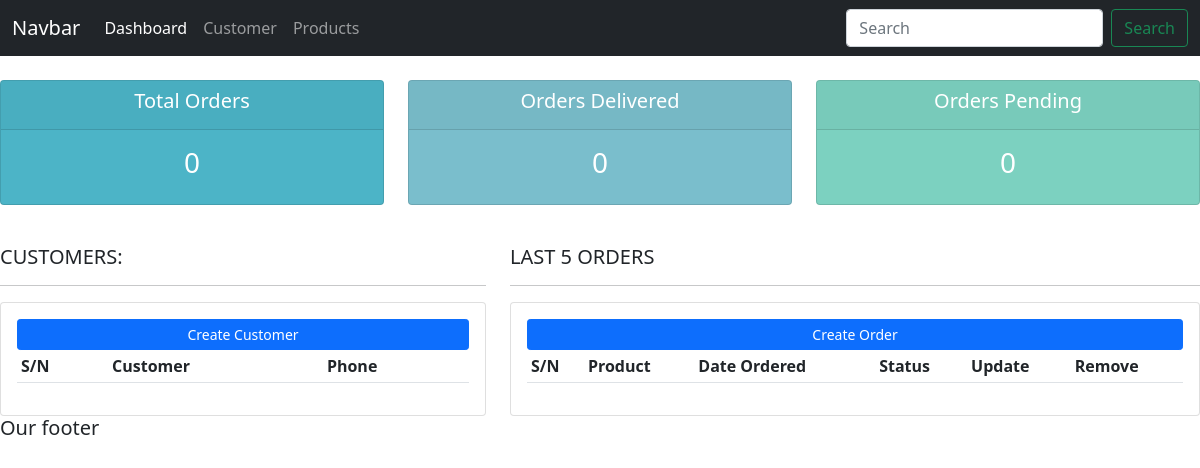
The app's page /, older data.
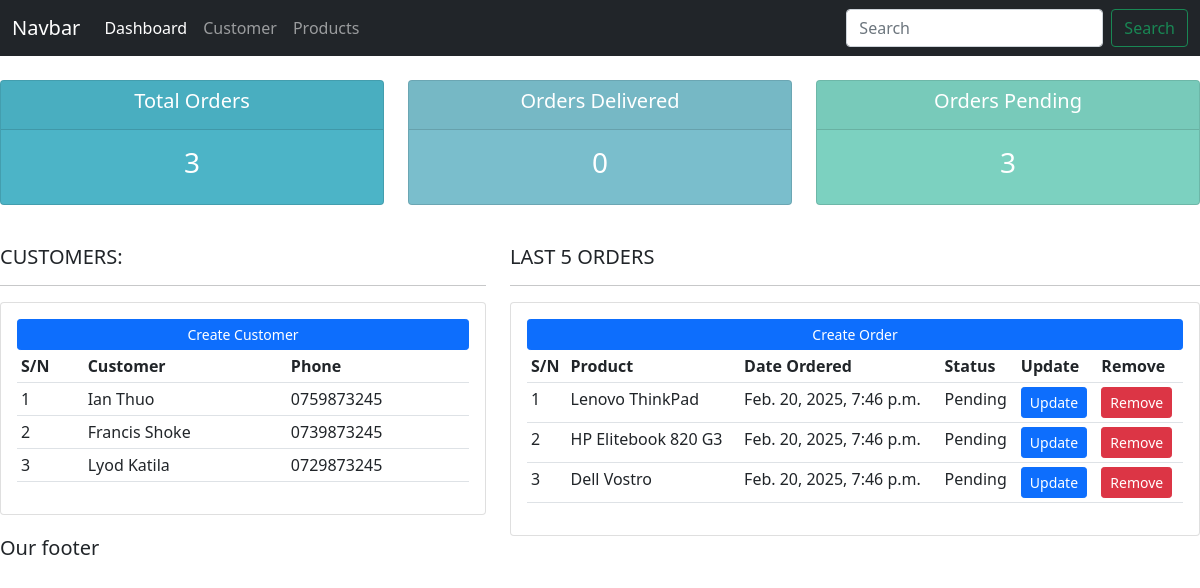
The same page, newer data.
### accounts/models.py (models this page shows, shortened)
class Customer(models.Model):
    name = models.CharField(max_length=200, null=True)
    phone = models.CharField(max_length=200, null=True)
    email = models.CharField(max_length=200, null=True)
    date_created = models.DateTimeField(auto_now_add=True, null=True)

class Order(models.Model):
    STATUS = (
        ('Pending', 'Pending'),
        ('Out for delivery', 'Out for delivery'),
        ('Delivered', 'Delivered'),
    )
    customer = models.ForeignKey(Customer, null=True, on_delete=models.SET_NULL)
    product = models.ForeignKey(Product, null=True, on_delete=models.SET_NULL)
    status = models.CharField(max_length=200, null=True, choices=STATUS)
    date_created = models.DateTimeField(auto_now_add=True, null=True)

class Product(models.Model):
    CATEGORY = (
        ('Desktop', 'Desktop'),
        ('Laptop', 'Laptop'),
    )
    name = models.CharField(max_length=200, null=True)
    price = models.FloatField(null=True)
    category = models.CharField(max_length=200, null=True, choices=CATEGORY)
    description = models.CharField(max_length=200, null=True)
    date_created = models.DateTimeField(auto_now_add=True, null=True)
    tags = models.ManyToManyField(Tag)
    def __str__(self):
        return self.name

### accounts/views.py (the view)
# urls.py: path('', views.home, name="home"),
def home(request):
    customers = Customer.objects.all()
    orders = Order.objects.all()
    total_orders = orders.count()
    orders_deliv = orders.filter(status='Delivered').count()
    orders_pending = orders.filter(status='Pending').count()
    context = {
        'customers': customers,
        'orders': orders,
        'total_orders': total_orders,
        'orders_d': orders_deliv,
        'orders_p': orders_pending
    }
    return render(request, 'accounts/dashboard.html', context)

### accounts/templates/accounts/dashboard.html
{% extends 'accounts/base.html' %}
{% block ufala %}
{% include "accounts/status.html" %}
<br>
<div class="row">
    <div class="col-md-5">
        <h5>CUSTOMERS:</h5>
        <hr>
        <div class="card card-body">
            <a href="" class="btn btn-primary btn-sm btn-block">Create Customer</a>
            <table class="table table-sm">
                <tr>
                    <th>S/N</th>
                    <th>Customer</th>
                    <th>Phone</th>
                </tr>
                {% for customer in customers %}
                <tr>
                    <td>{{forloop.counter}}</td>
                    <td>{{customer.name}}</td>
                    <td>{{customer.phone}}</td>
                </tr>
                {% endfor %}
            </table>
        </div>
    </div>
    <div class="col-md-7">
        <h5>LAST 5 ORDERS</h5>
        <hr>
        <div class="card card-body">
            <a href="" class="btn btn-primary btn-sm btn-block">Create Order</a>
            <table class="table table-sm">
                <tr>
                    <th>S/N</th>
                    <th>Product</th>
                    <th>Date Ordered</th>
                    <th>Status</th>
                    <th>Update</th>
                    <th>Remove</th>
                </tr>
                {% for order in orders %}
                <tr>
                    <td>{{forloop.counter}}</td>
                    <td>{{order.product}}</td>
                    <td>{{order.date_created}}</td>
                    <td>{{order.status}}</td>
                    <td><a href="" class="btn btn-sm btn-primary">Update</a></td>
                    <td><a href="" class="btn btn-sm btn-danger">Remove</a></td>
                </tr>
                {% endfor %}
            </table>
        </div>
    </div>
</div>
{% endblock %}

### accounts/templates/accounts/base.html (shortened to what this page needs)
{% load static %}
<!DOCTYPE html>
<html lang="en">
<head>
    <link href="https://cdn.jsdelivr.net/npm/bootstrap@5.0.2/dist/css/bootstrap.min.css" rel="stylesheet">
    <link rel="stylesheet" href="{% static '/css/main.css' %}">
</head>
<body>
    {% include "accounts/navbar.html" %}
    {% block ufala %}
    {% endblock %}
    <h5>Our footer</h5>
</body>
</html>

### accounts/templates/accounts/navbar.html (shortened to what this page needs)
<nav class="navbar navbar-expand-lg navbar-dark bg-dark">
    <div class="container-fluid">
      <a class="navbar-brand" href="#">Navbar</a>
      <div class="collapse navbar-collapse" id="navbarSupportedContent">
        <ul class="navbar-nav me-auto mb-2 mb-lg-0">
          <li class="nav-item">
            <a class="nav-link active" aria-current="page" href="#">Dashboard</a>
          </li>
          <li class="nav-item">
            <a class="nav-link" href="#">Customer</a>
          </li>
          <li class="nav-item">
            <a class="nav-link" href="#">Products</a>
          </li>
        </ul>
        <form class="d-flex">
          <input class="form-control me-2" type="search" placeholder="Search" aria-label="Search">
          <button class="btn btn-outline-success" type="submit">Search</button>
        </form>
      </div>
    </div>
  </nav>

### accounts/templates/accounts/status.html
<br>
<div class="row">
    <div class="col">
        <div class="col-md">
            <div class="card text-center text-white mb-3" id="total-orders">
                <div class="card-header">
                    <h5 class="card-title">Total Orders</h5>
                </div>
                <div class="card-body">
                    <h3 class="card-title">{{total_orders}}</h3>
                </div>
            </div>
        </div>
    </div>
    <div class="col">
        <div class="col-md">
            <div class="card text-center text-white mb-3" id="orders-delivered">
                <div class="card-header">
                    <h5 class="card-title">Orders Delivered</h5>
                </div>
                <div class="card-body">
                    <h3 class="card-title">{{orders_d}}</h3>
                </div>
            </div>
        </div>
    </div>
    <div class="col">
        <div class="col-md">
            <div class="card text-center text-white mb-3" id="orders-pending">
                <div class="card-header">
                    <h5 class="card-title">Orders Pending</h5>
                </div>
                <div class="card-body">
                    <h3 class="card-title">{{orders_p}}</h3>
                </div>
            </div>
        </div>
    </div>
</div>

### static/css/main.css (style rules this page uses)
#total-orders { background-color: #4cb4c7; }
#orders-delivered { background-color: #7abecc; }
#orders-pending { background-color: #7cd1c0; }

Row changes from the older to the newer data that the page shows:
added Customer: name "Ian Thuo", phone "0759873245"
added Customer: name "Francis Shoke", phone "0739873245"
added Customer: name "Lyod Katila", phone "0729873245"
added Order: product "Lenovo ThinkPad", date_created "Feb. 20, 2025, 7:46 p.m.", status "Pending"
added Order: product "HP Elitebook 820 G3", date_created "Feb. 20, 2025, 7:46 p.m.", status "Pending"
added Order: product "Dell Vostro", date_created "Feb. 20, 2025, 7:46 p.m.", status "Pending"
Text that changed along with them:
{{ total_orders }}: "0" → "3"
{{ orders_p }}: "0" → "3"
